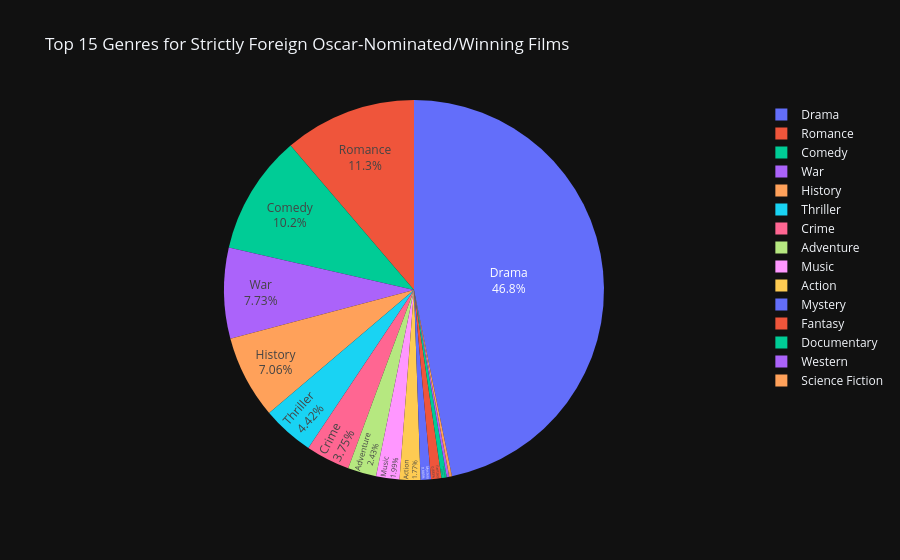

Write notebook code for a chart like this one.
### Markdown cell above
### 2. **The Academy International Menu** 
Does the Academy prefer particular kinds of movies in the international spectre?

### Code cell
from collections import Counter
foreign_film_genres_exploded = strictly_foreign_films_df.explode('genres_list')

# Step 5: Count the occurrences of each genre
genre_counts = Counter(foreign_film_genres_exploded['genres_list'])
N_TOP_GENRES = 15
top_genres = genre_counts.most_common(N_TOP_GENRES)

# Prepare data for plotting
top_genres_foreign_movies_df = pd.DataFrame(top_genres, columns=['Genre', 'Count'])
top_genres_foreign_movies_df = top_genres_foreign_movies_df.sort_values(by='Count', ascending=False)
fig_pie = px.pie(top_genres_foreign_movies_df,
                 names='Genre',
                 values='Count',
                 title=f'Top {N_TOP_GENRES} Genres for Strictly Foreign Oscar-Nominated/Winning Films',
                 template="plotly_dark",
                 color='Genre'
                 )
fig_pie.update_traces(textposition='inside', textinfo='percent+label')
fig_pie.show()

### Figure 1 — Plotly figure (JSON) as saved in the notebook; plotly's stock layout.template omitted (floating-point values rounded to 4 significant figures)
{"data": [{"customdata": [["Drama"], ["Romance"], ["Comedy"], ["War"], ["History"], ["Thriller"], ["Crime"], ["Adventure"], ["Music"], ["Action"], ["Mystery"], ["Fantasy"], ["Documentary"], ["Western"], ["Science Fiction"]], "domain": {"x": [0, 1], "y": [0, 1]}, "hovertemplate": "Genre=%{customdata[0]}<br>Count=%{value}<extra></extra>", "labels": ["Drama", "Romance", "Comedy", "War", "History", "Thriller", "Crime", "Adventure", "Music", "Action", "Mystery", "Fantasy", "Documentary", "Western", "Science Fiction"], "legendgroup": "", "marker": {"colors": ["#636efa", "#EF553B", "#00cc96", "#ab63fa", "#FFA15A", "#19d3f3", "#FF6692", "#B6E880", "#FF97FF", "#FECB52", "#636efa", "#EF553B", "#00cc96", "#ab63fa", "#FFA15A"]}, "name": "", "showlegend": true, "textinfo": "percent+label", "textposition": "inside", "type": "pie", "values": [212, 51, 46, 35, 32, 20, 17, 11, 9, 8, 4, 4, 2, 1, 1]}], "layout": {"legend": {"tracegroupgap": 0}, "title": {"text": "Top 15 Genres for Strictly Foreign Oscar-Nominated/Winning Films"}}}
